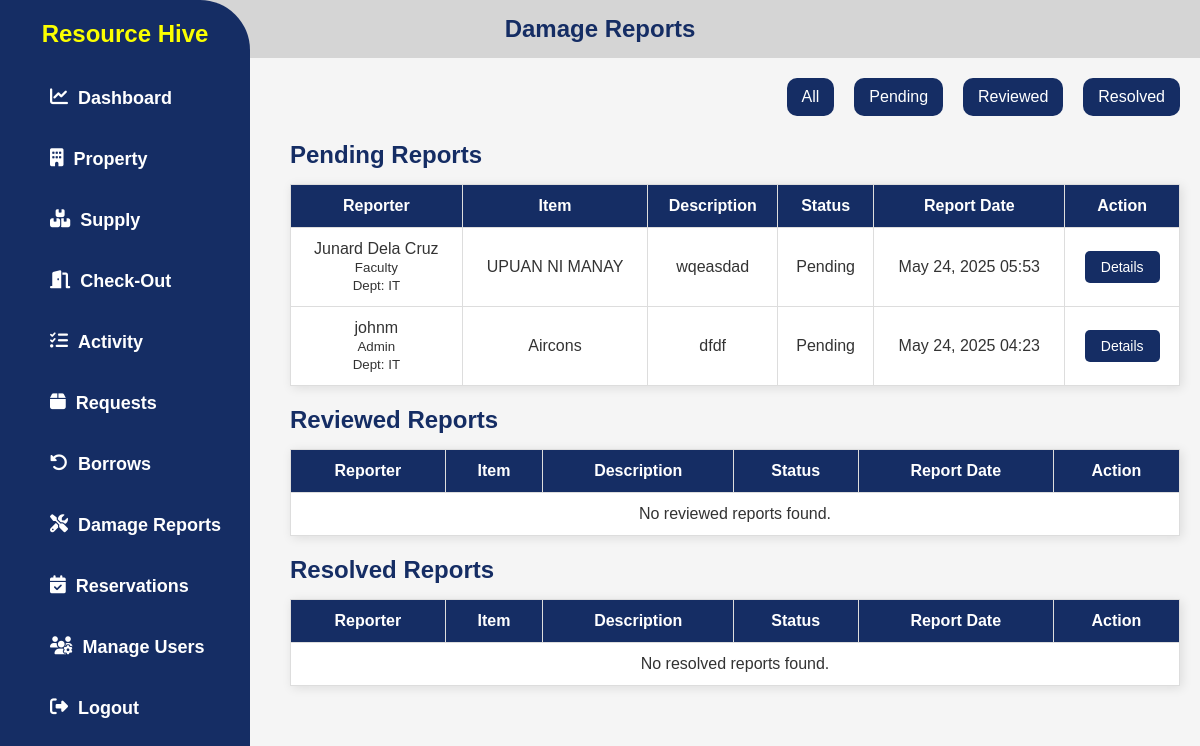
The app's page /my-damage-reports/ (signed in), older data.
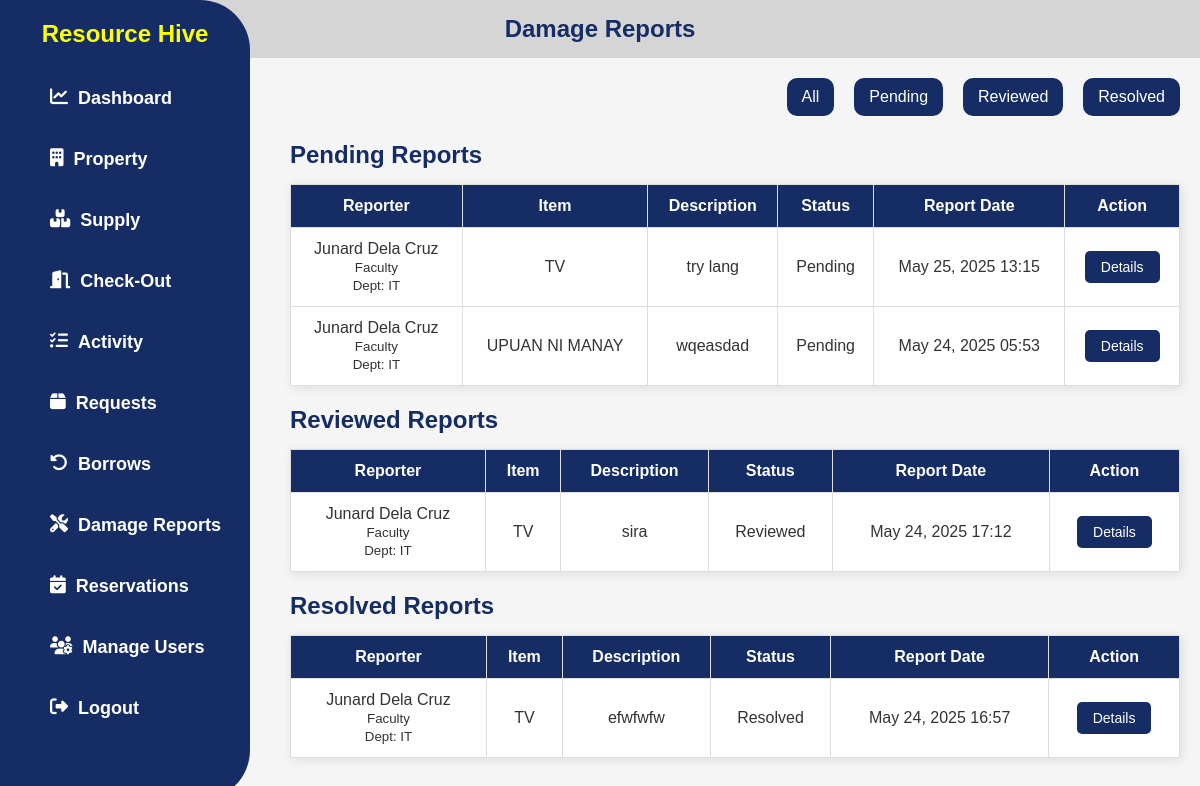
The same page, newer data.
### app/models.py (models this page shows, shortened)
class DamageReport(models.Model):
    STATUS_CHOICES = [
        ('pending', 'Pending'),
        ('reviewed', 'Reviewed'),
        ('resolved', 'Resolved'),
    ]
    user = models.ForeignKey(User, on_delete=models.CASCADE)
    item = models.ForeignKey(Property, on_delete=models.CASCADE)
    description = models.TextField()
    status = models.CharField(max_length=20, choices=STATUS_CHOICES, default='pending')
    remarks = models.TextField(blank=True, null=True)
    report_date = models.DateTimeField(auto_now_add=True)

class UserProfile(models.Model):
    user = models.OneToOneField(User, on_delete=models.CASCADE)
    ROLE_CHOICES = [
        ('admin', 'Admin'),
        ('faculty', 'Faculty'),
        ('csg_officer', 'CSG Officer'),
    ]
    role = models.CharField(max_length=20, choices=ROLE_CHOICES)
    department = models.CharField(max_length=255, blank=True, null=True)
    phone = models.CharField(max_length=20, blank=True, null=True)

class Property(models.Model):
    CATEGORY_CHOICES = [
        ('Office Equipment', 'Office Equipment'),
        ('ICT Equipment', 'ICT Equipment'),
        ('Communication Equipment', 'Communication Equipment'),
        ('Other Machinery and Equipment', 'Other Machinery and Equipment'),
        ('Furniture and Fixtures', 'Furniture and Fixtures'),
    ]
    CONDITION_CHOICES = [
        ('In good condition', 'In good condition'),
        ('Needing repair', 'Needing repair'),
        ('Unserviceable', 'Unserviceable'),
        ('Obsolete', 'Obsolete'),
        ('No longer needed', 'No longer needed'),
        ('Not used since purchased', 'Not used since purchased'),
    ]
    property_name = models.CharField(max_length=100, null=True, blank=True)
    category = models.CharField(max_length=50, choices=CATEGORY_CHOICES, null=True, blank=True)
    description = models.TextField(null=True, blank=True)
    barcode = models.CharField(max_length=150, unique=True, null=True, blank=True)
    unit_of_measure = models.CharField(max_length=50, null=True, blank=True)
    unit_value = models.DecimalField(
        max_digits=10, decimal_places=2,
        blank=True, null=True,
        validators=[MinValueValidator(0)]
    )
    quantity = models.PositiveIntegerField(validators=[MinValueValidator(1)], null=True, blank=True)
    location = models.CharField(max_length=255, null=True, blank=True)
    condition = models.CharField(max_length=100, choices=CONDITION_CHOICES, blank=True, null=True)

### app/views.py (the view)
# urls.py: path('my-damage-reports/', UserDamageReportListView.as_view(), name='user_damage_reports'),
class UserDamageReportListView(PermissionRequiredMixin, ListView):
    model = DamageReport
    template_name = 'app/reports.html'
    permission_required = 'app.view_damage_report'
    context_object_name = 'damage_reports'
    def get_queryset(self):
        return DamageReport.objects.select_related('user', 'user__userprofile', 'item').order_by('-report_date')
    def get_context_data(self, **kwargs):
        context = super().get_context_data(**kwargs)
        all_reports = self.get_queryset()
        context['pending_reports'] = all_reports.filter(status='pending')
        context['reviewed_reports'] = all_reports.filter(status='reviewed')
        context['resolved_reports'] = all_reports.filter(status='resolved')
        return context

### app/templates/app/reports.html (shortened to what the changed rows need)
{% load static %}
<!DOCTYPE html>
<html lang="en">
<head>
  <link rel="stylesheet" href="{% static 'css/style.css' %}" />
  <link
    rel="stylesheet"
    href="https://cdnjs.cloudflare.com/ajax/libs/font-awesome/6.4.2/css/all.min.css"
  />
</head>
<body>
  {% include 'app/navbar.html' %}
  <div class="parent">
    <div class="div1">
      <h2>Damage Reports</h2>
    </div>
    <main class="content">
      <div class="status-table" data-status="pending">
        <table>
          <thead>
            <tr>
              <th>Reporter</th>
              <th>Item</th>
              <th>Description</th>
              <th>Status</th>
              <th>Report Date</th>
              <th>Action</th>
            </tr>
          </thead>
          <tbody>
            {% for report in pending_reports %}
            <tr>
              <td>
                {% with report.user.first_name as first_name %}
                {% with report.user.last_name as last_name %}
                  {% if first_name or last_name %}
                    {{ first_name }} {{ last_name }}
                  {% else %}
                    {{ report.user.username }}
                  {% endif %}
                {% endwith %}
                {% endwith %}
                <br />
                <small>
                  {{ report.user.userprofile.get_role_display }}<br />
                  Dept: {{ report.user.userprofile.department }}
                </small>
              </td>
              <td>{{ report.item.property_name }}</td>
              <td>{{ report.description }}</td>
              <td>{{ report.get_status_display }}</td>
              <td>{{ report.report_date|date:"M d, Y H:i" }}</td>
              <td>
                <a href="{% url 'damage_report_detail' report.id %}" class="edit-btn">Details</a>
              </td>
            </tr>
            {% empty %}
            <tr>
              <td colspan="6">No pending reports found.</td>
            </tr>
            {% endfor %}
          </tbody>
        </table>
      </div>
      <div class="status-table" data-status="reviewed">
        <table>
          <thead>
            <tr>
              <th>Reporter</th>
              <th>Item</th>
              <th>Description</th>
              <th>Status</th>
              <th>Report Date</th>
              <th>Action</th>
            </tr>
          </thead>
          <tbody>
            {% for report in reviewed_reports %}
            <tr>
              <td>
                {% with report.user.first_name as first_name %}
                {% with report.user.last_name as last_name %}
                  {% if first_name or last_name %}
                    {{ first_name }} {{ last_name }}
                  {% else %}
                    {{ report.user.username }}
                  {% endif %}
                {% endwith %}
                {% endwith %}
                <br />
                <small>
                  {{ report.user.userprofile.get_role_display }}<br />
                  Dept: {{ report.user.userprofile.department }}
                </small>
              </td>
              <td>{{ report.item.property_name }}</td>
              <td>{{ report.description }}</td>
              <td>{{ report.get_status_display }}</td>
              <td>{{ report.report_date|date:"M d, Y H:i" }}</td>
              <td>
                <a href="{% url 'damage_report_detail' report.id %}" class="edit-btn">Details</a>
              </td>
            </tr>
            {% empty %}
            <tr>
              <td colspan="6">No reviewed reports found.</td>
            </tr>
            {% endfor %}
          </tbody>
        </table>
      </div>
      <div class="status-table" data-status="resolved">
        <table>
          <thead>
            <tr>
              <th>Reporter</th>
              <th>Item</th>
              <th>Description</th>
              <th>Status</th>
              <th>Report Date</th>
              <th>Action</th>
            </tr>
          </thead>
          <tbody>
            {% for report in resolved_reports %}
            <tr>
              <td>
                {% with report.user.first_name as first_name %}
                {% with report.user.last_name as last_name %}
                  {% if first_name or last_name %}
                    {{ first_name }} {{ last_name }}
                  {% else %}
                    {{ report.user.username }}
                  {% endif %}
                {% endwith %}
                {% endwith %}
                <br />
                <small>
                  {{ report.user.userprofile.get_role_display }}<br />
                  Dept: {{ report.user.userprofile.department }}
                </small>
              </td>
              <td>{{ report.item.property_name }}</td>
              <td>{{ report.description }}</td>
              <td>{{ report.get_status_display }}</td>
              <td>{{ report.report_date|date:"M d, Y H:i" }}</td>
              <td>
                <a href="{% url 'damage_report_detail' report.id %}" class="edit-btn">Details</a>
              </td>
            </tr>
            {% empty %}
            <tr>
              <td colspan="6">No resolved reports found.</td>
            </tr>
            {% endfor %}
          </tbody>
        </table>
      </div>
    </main>
  </div>
</body>
</html>

Row changes from the older to the newer data that the page shows:
removed DamageReport: user.username "johnm", user.userprofile.role "Admin", user.userprofile.department "IT", item.property_name "Aircons", description "dfdf", status "Pending", report_date "May 24, 2025 04:23", shown under "Pending Reports"
added DamageReport: user.first_name "Junard", user.last_name "Dela Cruz", user.userprofile.role "Faculty", user.userprofile.department "IT", item.property_name "TV", description "try lang", status "Pending", report_date "May 25, 2025 13:15", shown under "Pending Reports"
added DamageReport: user.first_name "Junard", user.last_name "Dela Cruz", user.userprofile.role "Faculty", user.userprofile.department "IT", item.property_name "TV", description "sira", status "Reviewed", report_date "May 24, 2025 17:12", shown under "Reviewed Reports"
added DamageReport: user.first_name "Junard", user.last_name "Dela Cruz", user.userprofile.role "Faculty", user.userprofile.department "IT", item.property_name "TV", description "efwfwfw", status "Resolved", report_date "May 24, 2025 16:57", shown under "Resolved Reports"
Text that changed along with them:
text no longer shown: "No reviewed reports found. No resolved reports found."
